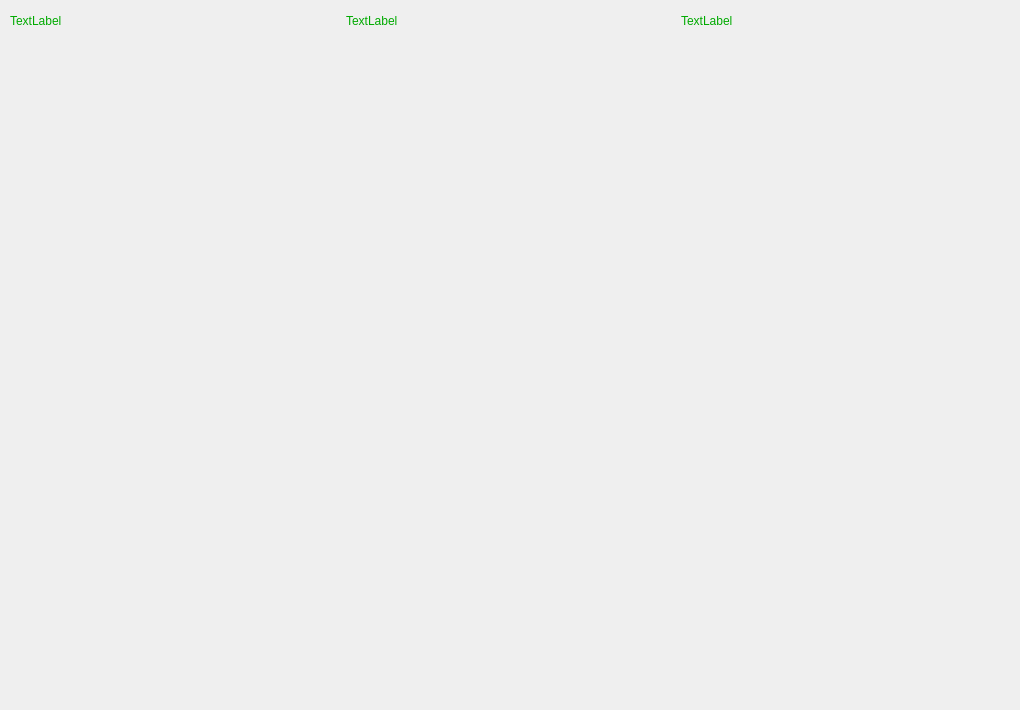
      <widget class="QWidget" name="Q11_DetailedHistory">
       <property name="styleSheet">
        <string notr="true"/>
       </property>
       <widget class="QPushButton" name="Detailed_Back">
        <property name="geometry">
         <rect>
          <x>410</x>
          <y>610</y>
          <width>251</width>
          <height>91</height>
         </rect>
        </property>
        <property name="styleSheet">
         <string notr="true">border: none;
image: url(:/rec/img/Game itsself/Back.png);</string>
        </property>
        <property name="text">
         <string/>
        </property>
       </widget>
       <widget class="QLabel" name="label_26">
        <property name="geometry">
         <rect>
          <x>210</x>
          <y>150</y>
          <width>631</width>
          <height>461</height>
         </rect>
        </property>
        <property name="styleSheet">
         <string notr="true">image: url(:/rec/img/Game itsself/Borders.png);</string>
        </property>
        <property name="text">
         <string/>
        </property>
       </widget>
       <widget class="QLabel" name="label_27">
        <property name="geometry">
         <rect>
          <x>190</x>
          <y>80</y>
          <width>651</width>
          <height>101</height>
         </rect>
        </property>
        <property name="styleSheet">
         <string notr="true">image: url(:/rec/img/Game replay/game-replay.png);</string>
        </property>
        <property name="text">
         <string/>
        </property>
       </widget>
       <widget class="QLabel" name="label_28">
        <property name="geometry">
         <rect>
          <x>-20</x>
          <y>20</y>
          <width>211</width>
          <height>151</height>
         </rect>
        </property>
        <property name="styleSheet">
         <string notr="true">image: url(:/rec/img/Logo.png);</string>
        </property>
        <property name="text">
         <string/>
        </property>
       </widget>
       <widget class="QWidget" name="layoutWidget">
        <property name="geometry">
         <rect>
          <x>10</x>
          <y>0</y>
          <width>1001</width>
          <height>42</height>
         </rect>
        </property>
        <layout class="QHBoxLayout" name="horizontalLayout_18">
         <item>
          <widget class="QLabel" name="GameNumber">
           <property name="styleSheet">
            <string notr="true">font: 700 18pt &quot;Segoe UI&quot;;
color: rgb(0, 170, 0);
image: url(:/rec/img/Game itsself/transparent.png);</string>
           </property>
           <property name="text">
            <string>TextLabel</string>
           </property>
          </widget>
         </item>
         <item>
          <widget class="QLabel" name="GameStatus">
           <property name="styleSheet">
            <string notr="true">font: 700 18pt &quot;Segoe UI&quot;;
color: rgb(0, 170, 0);
image: url(:/rec/img/Game itsself/transparent.png);</string>
           </property>
           <property name="text">
            <string>TextLabel</string>
           </property>
          </widget>
         </item>
         <item>
          <widget class="QLabel" name="GameOpponent">
           <property name="styleSheet">
            <string notr="true">font: 700 18pt &quot;Segoe UI&quot;;
color: rgb(0, 170, 0);
image: url(:/rec/img/Game itsself/transparent.png);</string>
           </property>
           <property name="text">
            <string>TextLabel</string>
           </property>
          </widget>
         </item>
        </layout>
       </widget>
       <widget class="QPushButton" name="His_31">
        <property name="geometry">
         <rect>
          <x>230</x>
          <y>450</y>
          <width>151</width>
          <height>111</height>
         </rect>
        </property>
        <property name="sizePolicy">
         <sizepolicy hsizetype="Minimum" vsizetype="Expanding">
          <horstretch>0</horstretch>
          <verstretch>0</verstretch>
         </sizepolicy>
        </property>
        <property name="styleSheet">
         <string notr="true">font: 700 32pt &quot;Segoe UI&quot;;
border: none;
image: url(:/rec/img/Game itsself/transparent.png);
color: rgb(255, 255, 255);</string>
        </property>
        <property name="text">
         <string/>
        </property>
       </widget>
       <widget class="QPushButton" name="His_11">
        <property name="geometry">
         <rect>
          <x>230</x>
          <y>210</y>
          <width>151</width>
          <height>101</height>
         </rect>
        </property>
        <property name="sizePolicy">
         <sizepolicy hsizetype="Minimum" vsizetype="Expanding">
          <horstretch>0</horstretch>
          <verstretch>0</verstretch>
         </sizepolicy>
        </property>
        <property name="styleSheet">
         <string notr="true">font: 700 32pt &quot;Segoe UI&quot;;
color: rgb(255, 255, 255);
image: url(:/rec/img/Game itsself/transparent.png);
border: none;</string>
        </property>
        <property name="text">
         <string/>
        </property>
       </widget>
       <widget class="QPushButton" name="His_32">
        <property name="geometry">
         <rect>
          <x>390</x>
          <y>450</y>
          <width>251</width>
          <height>121</height>
         </rect>
        </property>
        <property name="sizePolicy">
         <sizepolicy hsizetype="Minimum" vsizetype="Expanding">
          <horstretch>0</horstretch>
          <verstretch>0</verstretch>
         </sizepolicy>
        </property>
        <property name="styleSheet">
         <string notr="true">font: 700 32pt &quot;Segoe UI&quot;;
border: none;
image: url(:/rec/img/Game itsself/transparent.png);
color: rgb(255, 255, 255);</string>
        </property>
        <property name="text">
         <string/>
        </property>
       </widget>
       <widget class="QPushButton" name="His_22">
        <property name="geometry">
         <rect>
          <x>400</x>
          <y>320</y>
          <width>241</width>
          <height>121</height>
         </rect>
        </property>
        <property name="sizePolicy">
         <sizepolicy hsizetype="Minimum" vsizetype="Expanding">
          <horstretch>0</horstretch>
          <verstretch>0</verstretch>
         </sizepolicy>
        </property>
        <property name="styleSheet">
         <string notr="true">font: 700 32pt &quot;Segoe UI&quot;;
border: none;
image: url(:/rec/img/Game itsself/transparent.png);
color: rgb(255, 255, 255);</string>
        </property>
        <property name="text">
         <string/>
        </property>
       </widget>
       <widget class="QPushButton" name="His_33">
        <property name="geometry">
         <rect>
          <x>640</x>
          <y>450</y>
          <width>181</width>
          <height>111</height>
         </rect>
        </property>
        <property name="sizePolicy">
         <sizepolicy hsizetype="Minimum" vsizetype="Expanding">
          <horstretch>0</horstretch>
          <verstretch>0</verstretch>
         </sizepolicy>
        </property>
        <property name="styleSheet">
         <string notr="true">font: 700 32pt &quot;Segoe UI&quot;;
image: url(:/rec/img/Game itsself/transparent.png);
border: none;
color: rgb(255, 255, 255);</string>
        </property>
        <property name="text">
         <string/>
        </property>
       </widget>
       <widget class="QPushButton" name="His_13">
        <property name="geometry">
         <rect>
          <x>650</x>
          <y>200</y>
          <width>171</width>
          <height>101</height>
         </rect>
        </property>
        <property name="sizePolicy">
         <sizepolicy hsizetype="Minimum" vsizetype="Expanding">
          <horstretch>0</horstretch>
          <verstretch>0</verstretch>
         </sizepolicy>
        </property>
        <property name="styleSheet">
         <string notr="true">font: 700 32pt &quot;Segoe UI&quot;;
border: none;
image: url(:/rec/img/Game itsself/transparent.png);
color: rgb(255, 255, 255);</string>
        </property>
        <property name="text">
         <string/>
        </property>
       </widget>
       <widget class="QPushButton" name="His_23">
        <property name="geometry">
         <rect>
          <x>640</x>
          <y>320</y>
          <width>181</width>
          <height>121</height>
         </rect>
        </property>
        <property name="sizePolicy">
         <sizepolicy hsizetype="Minimum" vsizetype="Expanding">
          <horstretch>0</horstretch>
          <verstretch>0</verstretch>
         </sizepolicy>
        </property>
        <property name="styleSheet">
         <string notr="true">font: 700 32pt &quot;Segoe UI&quot;;
border: none;
image: url(:/rec/img/Game itsself/transparent.png);
color: rgb(255, 255, 255);</string>
        </property>
        <property name="text">
         <string/>
        </property>
       </widget>
       <widget class="QPushButton" name="His_21">
        <property name="geometry">
         <rect>
          <x>230</x>
          <y>320</y>
          <width>151</width>
          <height>121</height>
         </rect>
        </property>
        <property name="sizePolicy">
         <sizepolicy hsizetype="Minimum" vsizetype="Expanding">
          <horstretch>0</horstretch>
          <verstretch>0</verstretch>
         </sizepolicy>
        </property>
        <property name="styleSheet">
         <string notr="true">font: 700 32pt &quot;Segoe UI&quot;;
border: none;
image: url(:/rec/img/Game itsself/transparent.png);
color: rgb(255, 255, 255);</string>
        </property>
        <property name="text">
         <string/>
        </property>
       </widget>
       <widget class="QPushButton" name="His_12">
        <property name="geometry">
         <rect>
          <x>390</x>
          <y>210</y>
          <width>251</width>
          <height>101</height>
         </rect>
        </property>
        <property name="sizePolicy">
         <sizepolicy hsizetype="Minimum" vsizetype="Expanding">
          <horstretch>0</horstretch>
          <verstretch>0</verstretch>
         </sizepolicy>
        </property>
        <property name="styleSheet">
         <string notr="true">font: 700 32pt &quot;Segoe UI&quot;;
image: url(:/rec/img/Game itsself/transparent.png);
border: none;
color: rgb(255, 255, 255);</string>
        </property>
        <property name="text">
         <string/>
        </property>
       </widget>
       <widget class="QPushButton" name="PreviousMove">
        <property name="geometry">
         <rect>
          <x>0</x>
          <y>520</y>
          <width>211</width>
          <height>51</height>
         </rect>
        </property>
        <property name="styleSheet">
         <string notr="true">border: none;
image: url(:/rec/img/Game replay/previous.png);</string>
        </property>
        <property name="text">
         <string/>
        </property>
       </widget>
       <widget class="QPushButton" name="NextMove">
        <property name="geometry">
         <rect>
          <x>830</x>
          <y>530</y>
          <width>181</width>
          <height>51</height>
         </rect>
        </property>
        <property name="styleSheet">
         <string notr="true">border: none;
image: url(:/rec/img/Game replay/next-move.png);</string>
        </property>
        <property name="text">
         <string/>
        </property>
       </widget>
       <widget class="QPushButton" name="PreviousGame">
        <property name="geometry">
         <rect>
          <x>0</x>
          <y>580</y>
          <width>211</width>
          <height>61</height>
         </rect>
        </property>
        <property name="styleSheet">
         <string notr="true">border: none;
image: url(:/rec/img/Game replay/previous-game.png);</string>
        </property>
        <property name="text">
         <string/>
        </property>
       </widget>
       <widget class="QPushButton" name="NextGame">
        <property name="geometry">
         <rect>
          <x>840</x>
          <y>580</y>
          <width>171</width>
          <height>61</height>
         </rect>
        </property>
        <property name="styleSheet">
         <string notr="true">border: none;
image: url(:/rec/img/Game replay/next-game.png);</string>
        </property>
        <property name="text">
         <string/>
        </property>
       </widget>
       <zorder>layoutWidget</zorder>
       <zorder>His_31</zorder>
       <zorder>His_11</zorder>
       <zorder>His_32</zorder>
       <zorder>His_22</zorder>
       <zorder>His_33</zorder>
       <zorder>His_13</zorder>
       <zorder>His_23</zorder>
       <zorder>His_21</zorder>
       <zorder>His_12</zorder>
       <zorder>PreviousMove</zorder>
       <zorder>NextMove</zorder>
       <zorder>PreviousGame</zorder>
       <zorder>NextGame</zorder>
       <zorder>label_26</zorder>
       <zorder>Detailed_Back</zorder>
       <zorder>label_27</zorder>
       <zorder>label_28</zorder>
      </widget>
